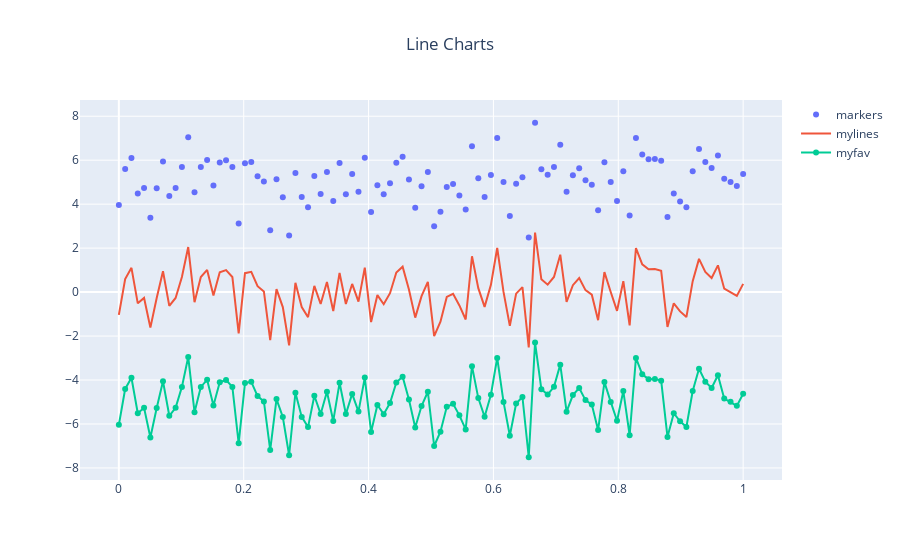

Here is the notebook cell this chart was saved with:
### Markdown cell above
## 2. Line Plot

### Code cell
np.random.seed(56)

x_values = np.linspace(0,1,100)
y_values = np.random.randn(100)

trace0 = go.Scatter(x = x_values, y = y_values+ 5, mode = 'markers', name = 'markers')
trace1 = go.Scatter(x = x_values, y = y_values, mode = 'lines', name = 'mylines')
trace2 = go.Scatter(x = x_values, y = y_values - 5, mode = 'lines+markers', name = 'myfav')
data = [trace0, trace1, trace2]

layout = go.Layout(title = dict(text = 'Line Charts', x = 0.5))

fig = go.Figure(data = data, layout = layout)
fig.show()
